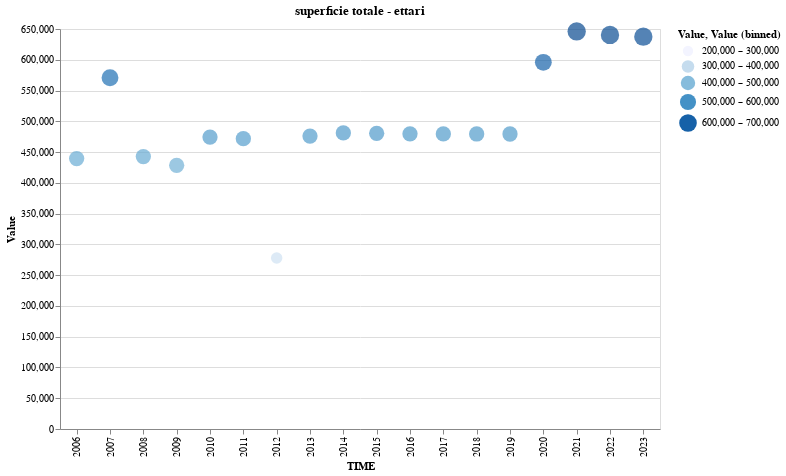

Notebook code for this chart:
### Markdown cell above
### Modo 1

### Code cell
# Calcolo valore totale per Tipo dato e TIME
summarized_df = data_filtered3.groupby(['Tipo dato', 'TIME', 'Territorio'])['Value'].sum().reset_index()

# Rimozione anno 2024 perchè mancano dei dati
summarized_df = summarized_df[summarized_df['TIME'] != 2024]

# Selezione primo attributo
attributo_1_df = summarized_df[summarized_df['Tipo dato'] == attributo_1]

# Dropdown options (list of Territories)
dropdown_options = sorted(attributo_1_df['Territorio'].unique().tolist())

# Dropdown selection
dropdown = alt.binding_select(options=dropdown_options)
#selection = alt.selection_point(fields=['Territorio'], bind=dropdown, name='Select', init={'Territorio': 'Italia'})
selection = alt.selection_point(fields=['Territorio'], bind=dropdown, name='Select', value=dropdown_options[0])

# Scatter plot based on selection
scatter_plot = alt.Chart(attributo_1_df).transform_filter(
    selection  # Apply selection filter to the data
).mark_circle().encode(
    y='Value:Q',
    x='TIME:N',
    size=alt.Size(field='Value', type='quantitative', bin=alt.BinParams(maxbins=5)),
    color=alt.Color('Value:Q', scale=alt.Scale(scheme='blues')),
    tooltip=['TIME', 'Value']
).add_params(
    selection
).properties(
    width=600,
    height=400,
    title='superficie totale - ettari'
)

# Display the scatter plot
scatter_plot

### Figure 1 — Vega-Lite specification as saved in the notebook (floating-point values rounded to 4 significant figures; data arrays with more than 128 entries replaced by an {"elided": "..."} marker saying what was removed)
{"config": {"view": {"continuousWidth": 300, "continuousHeight": 300}}, "data": {"name": "data-94d1faf2afa35e0c346d7430b4a8cb23"}, "mark": {"type": "circle"}, "encoding": {"color": {"field": "Value", "scale": {"scheme": "blues"}, "type": "quantitative"}, "size": {"bin": {"maxbins": 5}, "field": "Value", "type": "quantitative"}, "tooltip": [{"field": "TIME", "type": "quantitative"}, {"field": "Value", "type": "quantitative"}], "x": {"field": "TIME", "type": "nominal"}, "y": {"field": "Value", "type": "quantitative"}}, "height": 400, "params": [{"name": "Select", "select": {"type": "point", "fields": ["Territorio"]}, "bind": {"input": "select", "options": {"elided": "138 str values"}}, "value": "Abruzzo"}], "title": "superficie totale - ettari", "transform": [{"filter": {"param": "Select"}}], "width": 600, "$schema": "https://vega.github.io/schema/vega-lite/v5.15.1.json", "datasets": {"data-94d1faf2afa35e0c346d7430b4a8cb23": {"elided": "2363 records"}}}
